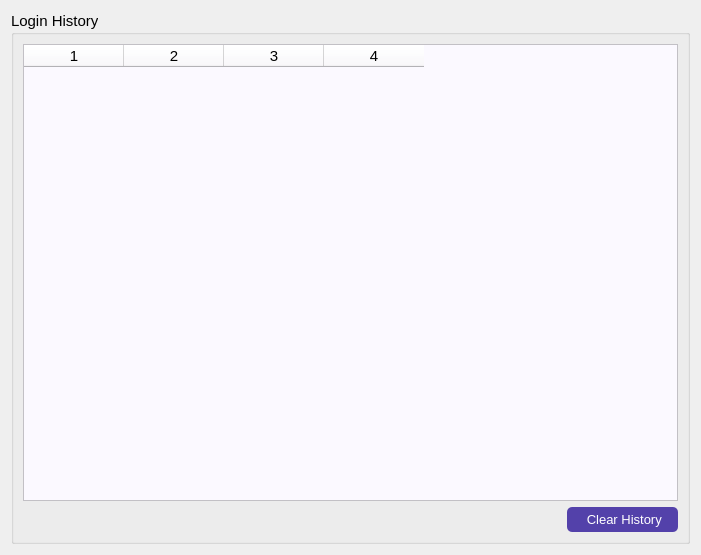
<?xml version="1.0" encoding="UTF-8"?>
<ui version="4.0">
 <class>Dialog</class>
 <widget class="QDialog" name="Dialog">
  <property name="windowModality">
   <enum>Qt::ApplicationModal</enum>
  </property>
  <property name="geometry">
   <rect>
    <x>0</x>
    <y>0</y>
    <width>701</width>
    <height>555</height>
   </rect>
  </property>
  <property name="windowTitle">
   <string>Dialog</string>
  </property>
  <property name="styleSheet">
   <string notr="true">QDialog#Dialog{

}</string>
  </property>
  <layout class="QGridLayout" name="gridLayout_2">
   <item row="0" column="0">
    <widget class="QGroupBox" name="groupBox">
     <property name="font">
      <font>
       <pointsize>11</pointsize>
      </font>
     </property>
     <property name="title">
      <string>Login History</string>
     </property>
     <layout class="QGridLayout" name="gridLayout">
      <item row="0" column="0" colspan="2">
       <widget class="QTableWidget" name="tableWidget">
        <property name="baseSize">
         <size>
          <width>0</width>
          <height>0</height>
         </size>
        </property>
        <property name="styleSheet">
         <string notr="true">background-color: rgb(251, 249, 255);
color: rgb(0, 0, 0);</string>
        </property>
        <property name="lineWidth">
         <number>2</number>
        </property>
        <property name="columnCount">
         <number>4</number>
        </property>
        <column/>
        <column/>
        <column/>
        <column/>
       </widget>
      </item>
      <item row="1" column="0">
       <spacer name="horizontalSpacer">
        <property name="orientation">
         <enum>Qt::Horizontal</enum>
        </property>
        <property name="sizeHint" stdset="0">
         <size>
          <width>40</width>
          <height>20</height>
         </size>
        </property>
       </spacer>
      </item>
      <item row="1" column="1">
       <widget class="QPushButton" name="deleteb">
        <property name="font">
         <font>
          <pointsize>10</pointsize>
          <weight>50</weight>
          <bold>false</bold>
         </font>
        </property>
        <property name="cursor">
         <cursorShape>PointingHandCursor</cursorShape>
        </property>
        <property name="styleSheet">
         <string notr="true">background-color: rgb(83, 65, 170);
color: rgb(255, 255, 255);
border-color: rgb(0, 0, 0);
border-radius:5px;
padding:5px;</string>
        </property>
        <property name="text">
         <string>    Clear History   </string>
        </property>
       </widget>
      </item>
     </layout>
    </widget>
   </item>
  </layout>
 </widget>
 <resources/>
 <connections/>
</ui>
